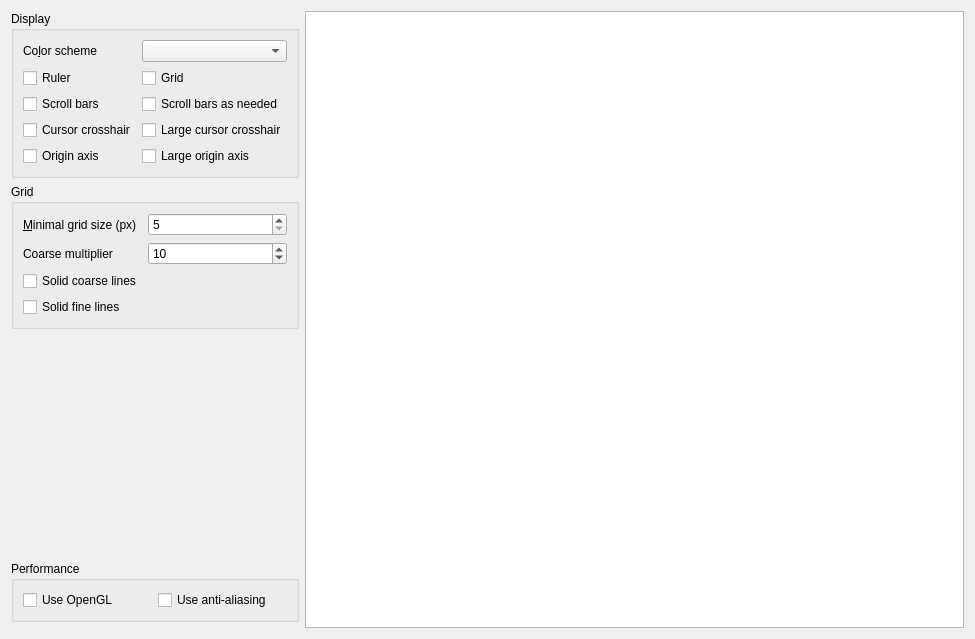
<?xml version="1.0" encoding="UTF-8"?>
<ui version="4.0">
 <class>SettingsWidget</class>
 <widget class="QWidget" name="SettingsWidget">
  <property name="geometry">
   <rect>
    <x>0</x>
    <y>0</y>
    <width>975</width>
    <height>639</height>
   </rect>
  </property>
  <property name="windowTitle">
   <string>Form</string>
  </property>
  <layout class="QGridLayout" name="gridLayout" columnstretch="0,10">
   <item row="3" column="0">
    <widget class="QGroupBox" name="performanceGroupBox">
     <property name="title">
      <string>Performance</string>
     </property>
     <layout class="QGridLayout" name="gridLayout_3">
      <item row="0" column="0">
       <widget class="QCheckBox" name="openGlCheckBox">
        <property name="text">
         <string>Use OpenGL</string>
        </property>
       </widget>
      </item>
      <item row="0" column="1">
       <widget class="QCheckBox" name="antiAliasingCheckBox">
        <property name="text">
         <string>Use anti-aliasing</string>
        </property>
       </widget>
      </item>
     </layout>
    </widget>
   </item>
   <item row="0" column="1" rowspan="5">
    <widget class="View" name="graphicsView"/>
   </item>
   <item row="2" column="0">
    <spacer name="verticalSpacer">
     <property name="orientation">
      <enum>Qt::Vertical</enum>
     </property>
     <property name="sizeHint" stdset="0">
      <size>
       <width>20</width>
       <height>40</height>
      </size>
     </property>
    </spacer>
   </item>
   <item row="1" column="0">
    <widget class="QGroupBox" name="gridGroupBox">
     <property name="title">
      <string>Grid</string>
     </property>
     <layout class="QFormLayout" name="formLayout">
      <item row="0" column="0">
       <widget class="QLabel" name="minimalGridSizeLabel">
        <property name="text">
         <string>&amp;Minimal grid size (px)</string>
        </property>
        <property name="buddy">
         <cstring>minimalGridSizeSpinBox</cstring>
        </property>
       </widget>
      </item>
      <item row="0" column="1">
       <widget class="QSpinBox" name="minimalGridSizeSpinBox">
        <property name="minimum">
         <number>5</number>
        </property>
        <property name="maximum">
         <number>50</number>
        </property>
        <property name="singleStep">
         <number>5</number>
        </property>
        <property name="value">
         <number>5</number>
        </property>
       </widget>
      </item>
      <item row="2" column="0">
       <widget class="QCheckBox" name="solidCoarseGridLinesCheckBox">
        <property name="text">
         <string>Solid coarse lines</string>
        </property>
       </widget>
      </item>
      <item row="3" column="0">
       <widget class="QCheckBox" name="solidFineGridLinesCheckBox">
        <property name="text">
         <string>Solid fine lines</string>
        </property>
       </widget>
      </item>
      <item row="1" column="0">
       <widget class="QLabel" name="coarseMultiplierLabel">
        <property name="text">
         <string>Coarse multiplier</string>
        </property>
        <property name="buddy">
         <cstring>coarseMultiplierSpinBox</cstring>
        </property>
       </widget>
      </item>
      <item row="1" column="1">
       <widget class="QSpinBox" name="coarseMultiplierSpinBox">
        <property name="minimum">
         <number>2</number>
        </property>
        <property name="maximum">
         <number>100</number>
        </property>
        <property name="value">
         <number>10</number>
        </property>
       </widget>
      </item>
     </layout>
    </widget>
   </item>
   <item row="0" column="0">
    <widget class="QGroupBox" name="displayGroupBox">
     <property name="title">
      <string>Display</string>
     </property>
     <layout class="QGridLayout" name="gridLayout_2">
      <item row="1" column="0">
       <widget class="QCheckBox" name="rulerCheckBox">
        <property name="text">
         <string>Ruler</string>
        </property>
       </widget>
      </item>
      <item row="0" column="1">
       <widget class="QComboBox" name="colorSchemeComboBox"/>
      </item>
      <item row="4" column="0">
       <widget class="QCheckBox" name="cusorCrosshairCheckBox">
        <property name="text">
         <string>Cursor crosshair</string>
        </property>
       </widget>
      </item>
      <item row="0" column="0">
       <widget class="QLabel" name="colorSchemeLabel">
        <property name="text">
         <string>Co&amp;lor scheme</string>
        </property>
        <property name="buddy">
         <cstring>colorSchemeComboBox</cstring>
        </property>
       </widget>
      </item>
      <item row="4" column="1">
       <widget class="QCheckBox" name="largeCursorCrosshairCheckBox">
        <property name="text">
         <string>Large cursor crosshair</string>
        </property>
       </widget>
      </item>
      <item row="5" column="0">
       <widget class="QCheckBox" name="originCheckBox">
        <property name="text">
         <string>Origin axis</string>
        </property>
       </widget>
      </item>
      <item row="5" column="1">
       <widget class="QCheckBox" name="largeOriginAxisCheckBox">
        <property name="text">
         <string>Large origin axis</string>
        </property>
       </widget>
      </item>
      <item row="1" column="1">
       <widget class="QCheckBox" name="gridCheckBox">
        <property name="text">
         <string>Grid</string>
        </property>
       </widget>
      </item>
      <item row="2" column="0">
       <widget class="QCheckBox" name="scrollBarsCheckBox">
        <property name="text">
         <string>Scroll bars</string>
        </property>
       </widget>
      </item>
      <item row="2" column="1">
       <widget class="QCheckBox" name="scrollBarsAsNeededCheckBox">
        <property name="text">
         <string>Scroll bars as needed</string>
        </property>
       </widget>
      </item>
     </layout>
    </widget>
   </item>
  </layout>
 </widget>
 <customwidgets>
  <customwidget>
   <class>View</class>
   <extends>QGraphicsView</extends>
   <header>view.h</header>
  </customwidget>
 </customwidgets>
 <tabstops>
  <tabstop>colorSchemeComboBox</tabstop>
  <tabstop>rulerCheckBox</tabstop>
  <tabstop>gridCheckBox</tabstop>
  <tabstop>scrollBarsCheckBox</tabstop>
  <tabstop>scrollBarsAsNeededCheckBox</tabstop>
  <tabstop>cusorCrosshairCheckBox</tabstop>
  <tabstop>largeCursorCrosshairCheckBox</tabstop>
  <tabstop>originCheckBox</tabstop>
  <tabstop>largeOriginAxisCheckBox</tabstop>
  <tabstop>minimalGridSizeSpinBox</tabstop>
  <tabstop>coarseMultiplierSpinBox</tabstop>
  <tabstop>solidCoarseGridLinesCheckBox</tabstop>
  <tabstop>solidFineGridLinesCheckBox</tabstop>
  <tabstop>openGlCheckBox</tabstop>
  <tabstop>antiAliasingCheckBox</tabstop>
  <tabstop>graphicsView</tabstop>
 </tabstops>
 <resources/>
 <connections/>
</ui>
